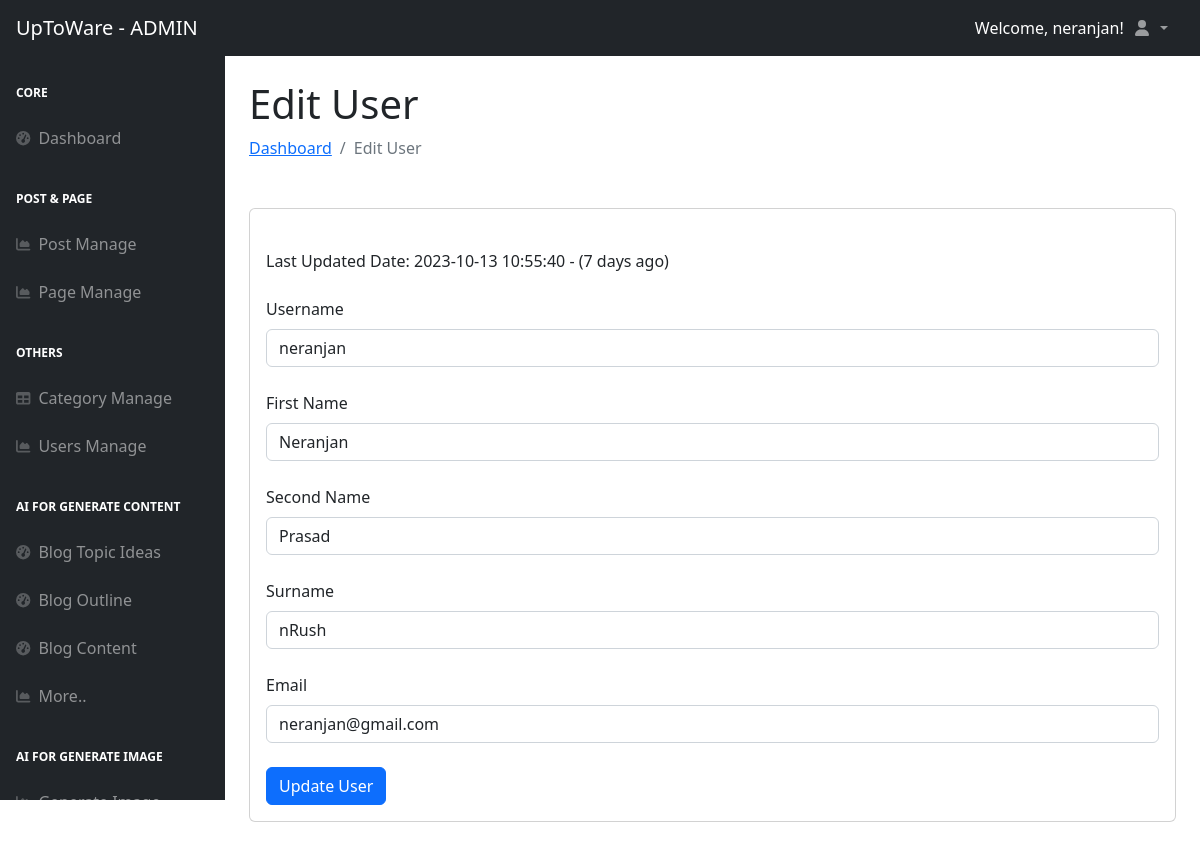
The page /dashboard/users-edit.php?id=30 (signed in) on the database its author committed.
### tables this page shows
CREATE TABLE `settings` (
  `id` int(11) NOT NULL,
  `sitename` varchar(255) NOT NULL,
  `tagline` varchar(255) NOT NULL DEFAULT 'None',
  `domain` varchar(255) NOT NULL DEFAULT 'None',
  `sitelogo` varchar(255) DEFAULT NULL,
  `search_visibility` tinyint(1) DEFAULT 0,
  `meta_title` varchar(255) DEFAULT '',
  `meta_keywords` text DEFAULT NULL,
  `meta_description` text DEFAULT NULL
);

CREATE TABLE `users` (
  `id` int(11) NOT NULL,
  `role` varchar(255) NOT NULL,
  `username` varchar(255) NOT NULL,
  `first_name` varchar(255) NOT NULL,
  `second_name` varchar(255) DEFAULT NULL,
  `surname` varchar(255) NOT NULL,
  `email` varchar(255) NOT NULL,
  `password` varchar(255) NOT NULL,
  `security_question1` varchar(255) NOT NULL,
  `security_answer1` varchar(255) NOT NULL,
  `security_question2` varchar(255) NOT NULL,
  `security_answer2` varchar(255) NOT NULL,
  `security_question3` varchar(255) NOT NULL,
  `security_answer3` varchar(255) NOT NULL,
  `created_date` datetime DEFAULT current_timestamp(),
  `updated_date` timestamp NOT NULL DEFAULT current_timestamp() ON UPDATE current_timestamp()
);

### dashboard/users-edit.php (the view, shortened to what this page needs)
<?php
$db = connect_db();
if (isset($_GET['id'])) {
    $user_id = $_GET['id'];
    $stmt = $db->prepare("SELECT * FROM users WHERE id = ?");
    $stmt->bind_param('i', $user_id);
    $stmt->execute();
    $result = $stmt->get_result();
    $user = $result->fetch_assoc();
} else {
    die("Invalid request.");
}
$updatedDate = new DateTime($user['created_date']);
$now = new DateTime();
$interval = $now->diff($updatedDate);
$diffInDays = $interval->d;
if ($diffInDays == 0) {
    $timeDiff = "Today";
} elseif ($diffInDays == 1) {
    $timeDiff = "Yesterday";
} else {
    $timeDiff = $diffInDays . " days ago";
}
include '../include/dashboard_header.php';
?>
<?php include '../include/dashboard_slidenav_head.php'; ?>
<h1 class="mt-4">Edit User</h1>
<ol class="breadcrumb mb-4">
    <li class="breadcrumb-item"><a href="index.php">Dashboard</a></li>
    <li class="breadcrumb-item active">Edit User</li>
</ol>
<div class="card mb-4 mt-5">
    <div class="card-body">
    <form action="../process/process_user.php?action=update_user&id=<?= $user_id ?>" method="post" onsubmit="return confirm('Are you sure you want to update this user?');">
        <div class="form-group mt-4">
        <label for="username">Last Updated Date: <?php echo $user['created_date']; ?> - <?php echo "<label for='username'>($timeDiff)</label><br>"; ?></label><br>
        </div>
        <div class="form-group mt-4">
            <label for="username">Username</label>
            <input type="text" class="form-control mt-2" id="username" name="username" value="<?php echo $user['username']; ?>" readonly>
        </div>
        <div class="form-group mt-4">
            <label for="first_name">First Name</label>
            <input type="text" class="form-control mt-2" id="first_name" name="first_name" value="<?php echo htmlspecialchars($user['first_name']); ?>" required>
        </div>
        <div class="form-group mt-4">
            <label for="second_name">Second Name</label>
            <input type="text" class="form-control mt-2" id="second_name" name="second_name" value="<?php echo htmlspecialchars($user['second_name']); ?>" required>
        </div>
        <div class="form-group mt-4">
            <label for="surname">Surname</label>
            <input type="text" class="form-control mt-2" id="surname" name="surname" value="<?php echo htmlspecialchars($user['surname']); ?>" required>
        </div>
        <div class="form-group mt-4">
            <label for="email">Email</label>
            <input type="email" class="form-control mt-2" id="email" name="email" value="<?php echo htmlspecialchars($user['email']); ?>" required>
        </div>
        <button type="submit" class="btn btn-primary mt-4">Update User</button>
    </form>
    </div>
</div>
<?php include '../include/dashboard_slidenav_down.php'; ?>
<?php include '../include/dashboard_footer.php'; ?>

### include/dashboard_header.php (shortened to what this page needs)
<?php
$db = connect_db();
$query = "SELECT sitename, sitelogo FROM settings LIMIT 1";
$result = $db->query($query);
$siteSettings = $result->fetch_assoc();
$sitename = $siteSettings['sitename'];
?>
<!DOCTYPE html>
<html lang="en">
    <head>
        <link href="https://cdn.jsdelivr.net/npm/simple-datatables@7.1.2/dist/style.min.css" rel="stylesheet" />
        <link href="css/styles.css" rel="stylesheet" />
        <link href="https://cdn.quilljs.com/1.3.6/quill.snow.css" rel="stylesheet">
    </head>
    <body class="sb-nav-fixed">
    <nav class="sb-topnav navbar navbar-expand navbar-dark bg-dark">
    <a class="navbar-brand ps-3" href="index.html"><?php echo $sitename; ?> - ADMIN</a>
    <div class="ms-auto text-white">
        Welcome, <?php echo $_SESSION['username']; ?>!
    </div>
    <ul class="navbar-nav ms-auto ms-md-0 me-3 me-lg-4">
        <li class="nav-item dropdown">
            <a class="nav-link dropdown-toggle" id="navbarDropdown" href="#" role="button" data-bs-toggle="dropdown" aria-expanded="false">
                <i class="fas fa-user fa-fw"></i>
            </a>
        </li>
    </ul>
</nav>

### rows shown on the page
settings: sitename "UpToWare"
users: created_date "2023-10-13 10:55:40", created_date "7 days ago", username "neranjan", first_name "Neranjan", second_name "Prasad", surname "nRush", email "neranjan@gmail.com"

### other values the page prints
$_SESSION['username'] "neranjan"
